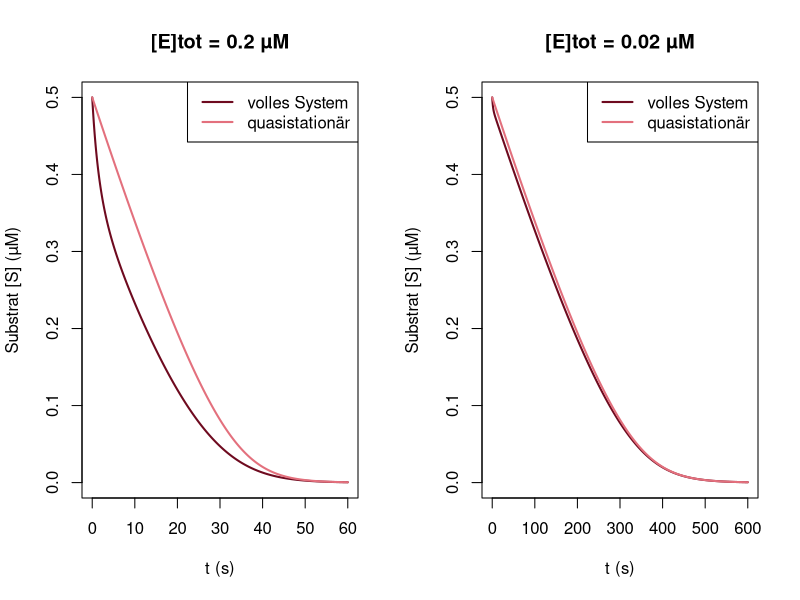

The R source for this figure:
# Abb. 4.16: volles System und quasistationäre Näherung (Buch, Abschnitt 4.3, Gl. 4.12 und 4.14)
# d[S]/dt = -kmax [S]/(k50 + [S]) mit kmax = k3 [E]tot; links [E]tot = 0.2 µM, rechts 0.02 µM
# (c) 2026 Philipp Kügler · Programm zum Buch „Dynamische Systeme in den Lebenswissenschaften“ · MIT-Lizenz (siehe LICENSE)
library(deSolve)                         # Paket deSolve: install.packages("deSolve")
k1 <- 1; k2 <- 1e-4; k3 <- 0.1                 # Raten in 1/(µM s) bzw. 1/s
S0 <- 0.5                                      # µM
k50 <- (k2 + k3) / k1
# z = ([S], [E], [SE], [P]): Substrat, Enzym, Komplex, Produkt
mm <- function(t, z) c(-k1 * z[1] * z[2] + k2 * z[3], -k1 * z[1] * z[2] + (k2 + k3) * z[3],
                       k1 * z[1] * z[2] - (k2 + k3) * z[3], k3 * z[3])
loese <- function(f, z0, t) ode(z0, t, function(t, z, p) list(f(t, z)), NULL, method = "lsoda", rtol = 1e-10, atol = 1e-14)

par(mfrow = c(1, 2))
for (fall in list(c(0.2, 60), c(0.02, 600))) {
  E0 <- fall[1]; T <- fall[2]
  t <- seq(0, T, length.out = 4001)
  voll <- loese(mm, c(S0, E0, 0, 0), t)[, 2]
  kmax <- k3 * E0
  qss <- ode(S0, t, function(t, S, p) list(-kmax * S / (k50 + S)), NULL, method = "lsoda", rtol = 1e-10, atol = 1e-13)[, 2]
  cat(sprintf("[E]tot = %g: größte Abweichung %.4f µM\n", E0, max(abs(voll - qss))))
  plot(t, voll, type = "l", col = rgb(0.43, 0.04, 0.12), lwd = 2, ylim = c(0, 0.5), xlab = "t (s)", ylab = "Substrat [S] (µM)",
       main = sprintf("[E]tot = %g µM", E0))
  lines(t, qss, col = rgb(0.89, 0.44, 0.49), lwd = 2)
  legend("topright", legend = c("volles System", "quasistationär"), col = c(rgb(0.43, 0.04, 0.12), rgb(0.89, 0.44, 0.49)), lwd = 2)
}
